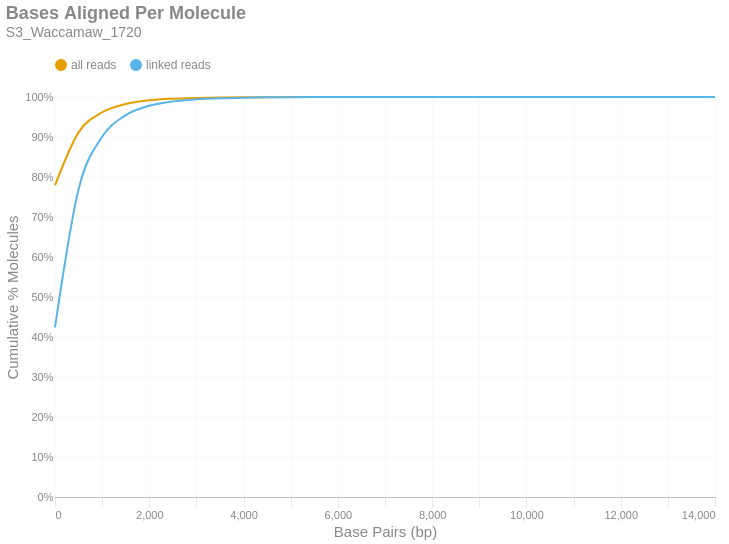

This figure's notebook cell:
### Markdown cell above
### Bases Aligned Per Molecule
This is a cumulative frequency distribution showing the number of base pairs aligned per unique molecule. These data are shown in 500 bp bins. There are two distributions: one with `all reads` (yellow) and another with only `linked reads` (blue). The percent of molecules in the `linked reads` distribution is relative to the total number of linked molecules.

### Code cell
if SKIPLR:
    print_html(f"Skipped")
else:
    binned_df = consolidated_hist(valids['aligned_bp'], mask, 500, True)
    with SafeRender(binned_df):
        (
            density_plot(binned_df, 'Bases Aligned Per Molecule', samplename, 'basesper')
            .encode(
                x=alt.X('bin:Q', title="Base Pairs (bp)").axis(tickMinStep=500).scale(padding=0),
                y=alt.Y('value:Q', title='Cumulative % Molecules')
                    .axis(format='%')
                    .scale(domain = [0,1])
                    .stack(False),
                color=alt.Color("key:N").scale(domain = ["all reads", "linked reads"]),
                tooltip = [
                    alt.Tooltip("key:N", title = "Data Type"),
                    alt.Tooltip("range_label:N", title="Bases Aligned Per Molecule"),
                    alt.Tooltip("value:Q", format = ".2%", title="% Molecules (Cum.)")
                ]
            )
        ).display()

### Figure 1 — Vega-Lite specification as saved in the notebook (floating-point values rounded to 4 significant figures)
{"width": "container", "height": 400, "config": {"title": {"anchor": "start", "dy": -15, "fontSize": 18, "color": "#888888", "subtitleColor": "#888888", "subtitleFontSize": 14}, "arc": {"fill": "#0072B2"}, "axis": {"domainColor": "#888888", "domainWidth": 0.5, "gridWidth": 0.2, "grid": false, "titleFontWeight": 400, "titleFontSize": 15, "labelFontSize": 11, "labelColor": "#888888", "tickColor": "#888888", "tickWidth": 0.2, "titleColor": "#888888"}, "axisBand": {"grid": false}, "axisX": {"grid": true, "tickSize": 10, "domainCap": "round"}, "axisY": {"domain": false, "grid": true, "tickSize": 0, "domainCap": "round"}, "background": "transparent", "header": {"labelFontSize": 15, "labelColor": "#888888", "titleFontSize": 15, "titleFontWeight": 600, "titleColor": "#888888"}, "legend": {"labelFont": "sans-serif", "labelFontSize": 12, "labelColor": "#888888", "symbolSize": 100, "symbolType": "circle", "titleFontSize": 12, "titlePadding": 10, "titleColor": "#888888", "title": null, "orient": "top"}, "range": {"category": ["#E69F00", "#56B4E9", "#009E73", "#F0E442", "#0072B2", "#D55E00", "#CC79A7", "#000000"], "diverging": ["#cfe8f3", "#a2d4ec", "#73bfe2", "#46abdb", "#1696d2", "#12719e"]}, "area": {"fill": "#0072B2", "fillOpacity": 0.7, "line": true, "strokeOpacity": 0.7}, "line": {"color": "#0072B2", "stroke": "#0072B2", "strokeWidth": 2}, "trail": {"color": "#0072B2", "stroke": "#0072B2", "strokeWidth": 0, "size": 1}, "point": {"filled": true, "fillOpacity": 1.0, "size": 95}, "text": {"color": "#888888", "fontSize": 11, "align": "right", "fontWeight": 400, "size": 11}, "bar": {"fill": "#0072B2", "stroke": null}, "view": {"stroke": null, "continuousWidth": 660, "continuousHeight": 400}}, "data": {"name": "data-c393b6145b3105106907fbff611a6764"}, "mark": {"type": "line", "interpolate": "monotone", "point": {"opacity": 0, "size": 275}}, "encoding": {"color": {"field": "key", "scale": {"domain": ["all reads", "linked reads"]}, "type": "nominal"}, "tooltip": [{"field": "key", "title": "Data Type", "type": "nominal"}, {"field": "range_label", "title": "Bases Aligned Per Molecule", "type": "nominal"}, {"field": "value", "format": ".2%", "title": "% Molecules (Cum.)", "type": "quantitative"}], "x": {"axis": {"tickMinStep": 500}, "field": "bin", "scale": {"padding": 0}, "title": "Base Pairs (bp)", "type": "quantitative"}, "y": {"axis": {"format": "%"}, "field": "value", "scale": {"domain": [0, 1]}, "stack": false, "title": "Cumulative % Molecules", "type": "quantitative"}}, "params": [{"name": "param_c36ac31b6afebe62", "select": {"type": "point", "fields": ["key"]}, "bind": "legend"}], "title": {"text": "Bases Aligned Per Molecule", "subtitle": "S3_Waccamaw_1720"}, "transform": [{"fold": ["all reads (cumsum)", "linked reads (cumsum)"]}, {"calculate": "replace(datum.key, ' (cumsum)', '')", "as": "key"}, {"filter": {"param": "param_c36ac31b6afebe62"}}], "usermeta": {"embedOptions": {"downloadFileName": "S3_Waccamaw_1720.basesper"}}, "$schema": "https://vega.github.io/schema/vega-lite/v6.1.0.json", "datasets": {"data-c393b6145b3105106907fbff611a6764": [{"bin": "0.0", "interval": "0.0-500.0", "all reads": 0.7788, "linked reads": 0.4238, "all reads (cumsum)": 0.7788, "linked reads (cumsum)": 0.4238, "range_label": "0-499"}, {"bin": "500.0", "interval": "500.0-1000.0", "all reads": 0.1327, "linked reads": 0.3452, "all reads (cumsum)": 0.9115, "linked reads (cumsum)": 0.7691, "range_label": "500-999"}, {"bin": "1000.0", "interval": "1000.0-1500.0", "all reads": 0.05034, "linked reads": 0.1314, "all reads (cumsum)": 0.9619, "linked reads (cumsum)": 0.9005, "range_label": "1000-1499"}, {"bin": "1500.0", "interval": "1500.0-2000.0", "all reads": 0.02073, "linked reads": 0.05411, "all reads (cumsum)": 0.9826, "linked reads (cumsum)": 0.9546, "range_label": "1500-1999"}, {"bin": "2000.0", "interval": "2000.0-2500.0", "all reads": 0.009101, "linked reads": 0.02375, "all reads (cumsum)": 0.9917, "linked reads (cumsum)": 0.9783, "range_label": "2000-2499"}, {"bin": "2500.0", "interval": "2500.0-3000.0", "all reads": 0.004118, "linked reads": 0.01075, "all reads (cumsum)": 0.9958, "linked reads (cumsum)": 0.9891, "range_label": "2500-2999"}, {"bin": "3000.0", "interval": "3000.0-3500.0", "all reads": 0.001999, "linked reads": 0.005218, "all reads (cumsum)": 0.9978, "linked reads (cumsum)": 0.9943, "range_label": "3000-3499"}, {"bin": "3500.0", "interval": "3500.0-4000.0", "all reads": 0.00105, "linked reads": 0.002739, "all reads (cumsum)": 0.9989, "linked reads (cumsum)": 0.997, "range_label": "3500-3999"}, {"bin": "4000.0", "interval": "4000.0-4500.0", "all reads": 0.0005342, "linked reads": 0.001394, "all reads (cumsum)": 0.9994, "linked reads (cumsum)": 0.9984, "range_label": "4000-4499"}, {"bin": "4500.0", "interval": "4500.0-5000.0", "all reads": 0.0002788, "linked reads": 0.0007276, "all reads (cumsum)": 0.9997, "linked reads (cumsum)": 0.9991, "range_label": "4500-4999"}, {"bin": "5000.0", "interval": "5000.0-5500.0", "all reads": 0.0001511, "linked reads": 0.0003943, "all reads (cumsum)": 0.9998, "linked reads (cumsum)": 0.9995, "range_label": "5000-5499"}, {"bin": "5500.0", "interval": "5500.0-6000.0", "all reads": 7.759e-05, "linked reads": 0.0002025, "all reads (cumsum)": 0.9999, "linked reads (cumsum)": 0.9997, "range_label": "5500-5999"}, {"bin": "6000.0", "interval": "6000.0-6500.0", "all reads": 4.448e-05, "linked reads": 0.0001161, "all reads (cumsum)": 0.9999, "linked reads (cumsum)": 0.9998, "range_label": "6000-6499"}, {"bin": "6500.0", "interval": "6500.0-7000.0", "all reads": 2.147e-05, "linked reads": 5.605e-05, "all reads (cumsum)": 1.0, "linked reads (cumsum)": 0.9999, "range_label": "6500-6999"}, {"bin": "7000.0", "interval": "7000.0-7500.0", "all reads": 1.521e-05, "linked reads": 3.97e-05, "all reads (cumsum)": 1.0, "linked reads (cumsum)": 0.9999, "range_label": "7000-7499"}, {"bin": "7500.0", "interval": "7500.0-8000.0", "all reads": 8.692e-06, "linked reads": 2.269e-05, "all reads (cumsum)": 1.0, "linked reads (cumsum)": 1.0, "range_label": "7500-7999"}, {"bin": "8000.0", "interval": "8000.0-8500.0", "all reads": 5.752e-06, "linked reads": 1.501e-05, "all reads (cumsum)": 1.0, "linked reads (cumsum)": 1.0, "range_label": "8000-8499"}, {"bin": "8500.0", "interval": "8500.0-9000.0", "all reads": 3.323e-06, "linked reads": 8.674e-06, "all reads (cumsum)": 1.0, "linked reads (cumsum)": 1.0, "range_label": "8500-8999"}, {"bin": "9000.0", "interval": "9000.0-9500.0", "all reads": 1.534e-06, "linked reads": 4.003e-06, "all reads (cumsum)": 1.0, "linked reads (cumsum)": 1.0, "range_label": "9000-9499"}, {"bin": "9500.0", "interval": "9500.0-10000.0", "all reads": 5.113e-07, "linked reads": 1.334e-06, "all reads (cumsum)": 1.0, "linked reads (cumsum)": 1.0, "range_label": "9500-9999"}, {"bin": "10000.0", "interval": "10000.0-10500.0", "all reads": 2.556e-07, "linked reads": 6.672e-07, "all reads (cumsum)": 1.0, "linked reads (cumsum)": 1.0, "range_label": "10000-10499"}, {"bin": "10500.0", "interval": "10500.0-11000.0", "all reads": 1.278e-07, "linked reads": 3.336e-07, "all reads (cumsum)": 1.0, "linked reads (cumsum)": 1.0, "range_label": "10500-10999"}, {"bin": "11000.0", "interval": "11000.0-11500.0", "all reads": 2.556e-07, "linked reads": 6.672e-07, "all reads (cumsum)": 1.0, "linked reads (cumsum)": 1.0, "range_label": "11000-11499"}, {"bin": "11500.0", "interval": "11500.0-12000.0", "all reads": 2.556e-07, "linked reads": 6.672e-07, "all reads (cumsum)": 1.0, "linked reads (cumsum)": 1.0, "range_label": "11500-11999"}, {"bin": "12000.0", "interval": "12000.0-12500.0", "all reads": 0.0, "linked reads": 0.0, "all reads (cumsum)": 1.0, "linked reads (cumsum)": 1.0, "range_label": "12000-12499"}, {"bin": "12500.0", "interval": "12500.0-13000.0", "all reads": 0.0, "linked reads": 0.0, "all reads (cumsum)": 1.0, "linked reads (cumsum)": 1.0, "range_label": "12500-12999"}, {"bin": "13000.0", "interval": "13000.0-13500.0", "all reads": 0.0, "linked reads": 0.0, "all reads (cumsum)": 1.0, "linked reads (cumsum)": 1.0, "range_label": "13000-13499"}, {"bin": "13500.0", "interval": "13500.0-14000.0", "all reads": 0.0, "linked reads": 0.0, "all reads (cumsum)": 1.0, "linked reads (cumsum)": 1.0, "range_label": "13500-13999"}, {"bin": "14000.0", "interval": "14000.0-14500.0", "all reads": 1.278e-07, "linked reads": 3.336e-07, "all reads (cumsum)": 1.0, "linked reads (cumsum)": 1.0, "range_label": "14000-14499"}]}}
